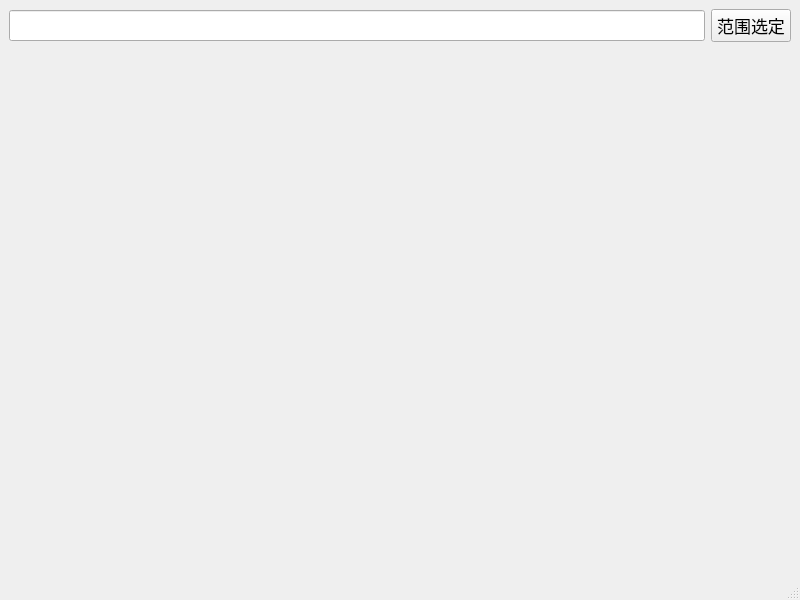
<?xml version="1.0" encoding="UTF-8"?>
<ui version="4.0">
 <class>MainWindow</class>
 <widget class="QMainWindow" name="MainWindow">
  <property name="geometry">
   <rect>
    <x>0</x>
    <y>0</y>
    <width>800</width>
    <height>600</height>
   </rect>
  </property>
  <property name="windowTitle">
   <string>MainWindow</string>
  </property>
  <widget class="QWidget" name="centralwidget">
   <layout class="QVBoxLayout" name="verticalLayout_3">
    <item>
     <layout class="QHBoxLayout" name="horizontalLayout">
      <item>
       <widget class="QLineEdit" name="lineEdit">
        <property name="minimumSize">
         <size>
          <width>0</width>
          <height>31</height>
         </size>
        </property>
       </widget>
      </item>
      <item>
       <widget class="QPushButton" name="pushButton_1">
        <property name="font">
         <font>
          <pointsize>13</pointsize>
         </font>
        </property>
        <property name="text">
         <string>范围选定</string>
        </property>
       </widget>
      </item>
     </layout>
    </item>
    <item>
     <widget class="QWidget" name="widget" native="true">
      <property name="minimumSize">
       <size>
        <width>741</width>
        <height>461</height>
       </size>
      </property>
      <layout class="QVBoxLayout" name="verticalLayout_2">
       <item>
        <layout class="QVBoxLayout" name="verticalLayout">
         <item>
          <spacer name="horizontalSpacer">
           <property name="orientation">
            <enum>Qt::Horizontal</enum>
           </property>
           <property name="sizeHint" stdset="0">
            <size>
             <width>40</width>
             <height>20</height>
            </size>
           </property>
          </spacer>
         </item>
         <item>
          <spacer name="verticalSpacer">
           <property name="orientation">
            <enum>Qt::Vertical</enum>
           </property>
           <property name="sizeHint" stdset="0">
            <size>
             <width>20</width>
             <height>40</height>
            </size>
           </property>
          </spacer>
         </item>
        </layout>
       </item>
      </layout>
     </widget>
    </item>
   </layout>
  </widget>
  <widget class="QMenuBar" name="menubar">
   <property name="geometry">
    <rect>
     <x>0</x>
     <y>0</y>
     <width>800</width>
     <height>26</height>
    </rect>
   </property>
  </widget>
  <widget class="QStatusBar" name="statusbar"/>
 </widget>
 <resources/>
 <connections/>
</ui>
